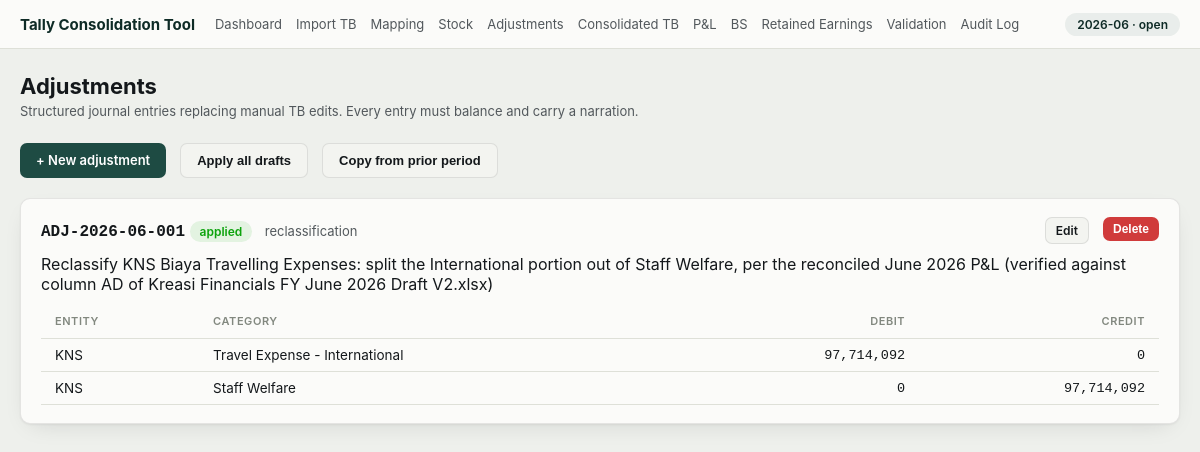
The page /periods/2026-06/adjustments on the database its author committed.
### tables this page shows
CREATE TABLE periods (
    period_id  INTEGER PRIMARY KEY AUTOINCREMENT,
    year       INTEGER NOT NULL,
    month      INTEGER NOT NULL,
    status     TEXT NOT NULL DEFAULT 'open' CHECK (status IN ('open', 'in_review', 'locked')),
    locked_at  TEXT,
    locked_by  TEXT, consolidated_at TEXT, consolidated_through_log_id INTEGER NOT NULL DEFAULT 0,
    UNIQUE (year, month)
);

CREATE TABLE "adjustments" (
    adjustment_id       INTEGER PRIMARY KEY AUTOINCREMENT,
    period_id           INTEGER NOT NULL REFERENCES periods(period_id),
    external_ref        TEXT,
    adjustment_type      TEXT NOT NULL DEFAULT 'other'
                          CHECK (adjustment_type IN ('reclassification', 'accrual', 'provision',
                              'depreciation', 'tax', 'management', 'ic_elimination',
                              'opening_correction', 'inventory_movement', 'other')),
    narration            TEXT NOT NULL,
    created_at           TEXT NOT NULL,
    created_by           TEXT,
    copied_from_period_id INTEGER REFERENCES periods(period_id),
    status               TEXT NOT NULL DEFAULT 'draft' CHECK (status IN ('draft', 'applied')),
    UNIQUE (period_id, external_ref)
);

CREATE TABLE entities (
    entity_id     INTEGER PRIMARY KEY AUTOINCREMENT,
    entity_code   TEXT NOT NULL UNIQUE,
    entity_name   TEXT NOT NULL,
    is_active     INTEGER NOT NULL DEFAULT 1,
    sort_order    INTEGER NOT NULL DEFAULT 0
);

CREATE TABLE group_coa (
    group_account_id   INTEGER PRIMARY KEY AUTOINCREMENT,
    account_code       TEXT NOT NULL UNIQUE,
    account_name       TEXT NOT NULL,
    statement_type     TEXT NOT NULL CHECK (statement_type IN ('PL', 'BS')),
    section            TEXT,
    line_item_order    INTEGER NOT NULL,
    parent_account_id  INTEGER REFERENCES group_coa(group_account_id),
    normal_balance      TEXT CHECK (normal_balance IN ('DR', 'CR')),
    is_header          INTEGER NOT NULL DEFAULT 0
);

CREATE TABLE adjustment_lines (
    line_id           INTEGER PRIMARY KEY AUTOINCREMENT,
    adjustment_id     INTEGER NOT NULL REFERENCES adjustments(adjustment_id),
    entity_id         INTEGER REFERENCES entities(entity_id),
    group_account_id  INTEGER NOT NULL REFERENCES group_coa(group_account_id),
    debit_amount      REAL NOT NULL DEFAULT 0,
    credit_amount     REAL NOT NULL DEFAULT 0,
    line_narration    TEXT
);

### src/web/routes/adjustments.py (the view)
@router.get("/periods/{period_str}/adjustments")
def list_adjustments(request: Request, period_str: str, conn: sqlite3.Connection = Depends(get_db)):
    period = period_repo.get_by_str(conn, period_str)
    if period is None:
        return RedirectResponse(f"/?flash=No such period&flash_kind=error", status_code=303)
    adjustments = []
    for adj in adjustment_repo.list_for_period(conn, period["period_id"]):
        lines = adjustment_repo.get_lines(conn, adj["adjustment_id"])
        total_dr = sum(l["debit_amount"] or 0 for l in lines)
        line_summaries = []
        for l in lines:
            cat = group_coa_repo.get_by_id(conn, l["group_account_id"])
            entity_code = ""
            if l["entity_id"]:
                e = conn.execute("SELECT entity_code FROM entities WHERE entity_id = ?",
                                  (l["entity_id"],)).fetchone()
                entity_code = e["entity_code"] if e else ""
            line_summaries.append({
                "entity": entity_code or "(group)",
                "category": cat["account_name"] if cat else "?",
                "debit": l["debit_amount"], "credit": l["credit_amount"],
            })
        adjustments.append({
            "ref": adj["external_ref"], "type": adj["adjustment_type"], "narration": adj["narration"],
            "status": adj["status"], "total": total_dr, "lines": line_summaries,
        })
    prior = period_repo.get_prior(conn, period["period_id"])
    return templates.TemplateResponse(request, "adjustments_list.html", {
        "request": request, "period_str": period_str, "adjustments": adjustments,
        "period_status": period["status"], "has_prior": prior is not None,
    })

### src/web/templates/adjustments_list.html (shortened to what this page needs)
{% extends "base.html" %}
{% block content %}
<h1>Adjustments</h1>
<p class="subtitle">Structured journal entries replacing manual TB edits. Every entry must balance and carry a narration.</p>
<div class="field-row" style="margin-bottom:20px">
  <a class="btn" href="/periods/{{ period_str }}/adjustments/new">+ New adjustment</a>
  <form method="post" action="/periods/{{ period_str }}/adjustments/apply-all" class="inline">
    <button class="btn btn-secondary" type="submit">Apply all drafts</button>
  </form>
  {% if has_prior %}
  <form method="post" action="/periods/{{ period_str }}/adjustments/copy-prior" class="inline">
    <button class="btn btn-secondary" type="submit">Copy from prior period</button>
  </form>
  {% endif %}
</div>
{% if not adjustments %}
  <p class="empty">No adjustments yet for {{ period_str }}.</p>
{% else %}
  {% for adj in adjustments %}
  <div class="card">
    <div class="field-row" style="justify-content:space-between;align-items:center;margin-bottom:10px">
      <div>
        <strong class="num">{{ adj.ref }}</strong>
        <span class="badge badge-{{ 'applied' if adj.status == 'applied' else 'draft' }}">{{ adj.status }}</span>
        <span class="subtitle" style="display:inline;margin-left:8px">{{ adj.type }}</span>
      </div>
      <div class="field-row">
        {% if period_status != 'locked' %}
        <a class="btn btn-secondary btn-sm" href="/periods/{{ period_str }}/adjustments/{{ adj.ref }}/edit">Edit</a>
        {% endif %}
        <form method="post" action="/periods/{{ period_str }}/adjustments/{{ adj.ref }}/delete"
              onsubmit="return confirm('Delete {{ adj.ref }}?');" class="inline">
          <button class="btn btn-danger btn-sm" type="submit" {{ 'disabled' if period_status == 'locked' }}>Delete</button>
        </form>
      </div>
    </div>
    <p style="margin:0 0 10px">{{ adj.narration }}</p>
    <table>
      <thead><tr><th>Entity</th><th>Category</th><th class="num-col">Debit</th><th class="num-col">Credit</th></tr></thead>
      <tbody>
        {% for l in adj.lines %}
        <tr>
          <td>{{ l.entity }}</td>
          <td>{{ l.category }}</td>
          <td class="num">{{ l.debit | idr }}</td>
          <td class="num">{{ l.credit | idr }}</td>
        </tr>
        {% endfor %}
      </tbody>
    </table>
  </div>
  {% endfor %}
{% endif %}
{% endblock %}

### src/web/templates/base.html (shortened to what this page needs)
<!doctype html>
<html lang="en">
<head>
  <link rel="stylesheet" href="/static/style.css">
</head>
<body>
  <header class="topbar">
    <div class="topbar-inner">
      <a class="brand" href="/">Tally Consolidation Tool</a>
      {% if period_str %}
      <nav class="nav">
        <a href="/?period={{ period_str }}">Dashboard</a>
        <a href="/periods/{{ period_str }}/import">Import TB</a>
        <a href="/periods/{{ period_str }}/mapping">Mapping</a>
        <a href="/periods/{{ period_str }}/stock">Stock</a>
        <a href="/periods/{{ period_str }}/adjustments">Adjustments</a>
        <a href="/periods/{{ period_str }}/consolidated">Consolidated TB</a>
        <a href="/periods/{{ period_str }}/pl">P&amp;L</a>
        <a href="/periods/{{ period_str }}/bs">BS</a>
        <a href="/periods/{{ period_str }}/retained-earnings">Retained Earnings</a>
        <a href="/periods/{{ period_str }}/validation">Validation</a>
        <a href="/periods/{{ period_str }}/audit">Audit Log</a>
      </nav>
      <span class="period-badge">{{ period_str }}{% if period_status %} &middot; {{ period_status }}{% endif %}</span>
      {% endif %}
    </div>
  </header>
  <main class="page">
    {% block content %}{% endblock %}
  </main>
</body>
</html>

### src/web/static/style.css (style rules this page uses)
:root { --page: #EEF0EC; --surface: #FBFBF9; --surface-2: #F3F4F0; --ink: #14181B; --ink-2: #52585C; --muted: #82887F; --line: #DEE0D8; --border: rgba(20,24,27,0.10); --accent: #1E4B43; --accent-ink: #0E2B26; --accent-wash: rgba(30,75,67,0.08); --good: #0ca30c; --good-wash: rgba(12,163,12,0.10); --negative: #d03b3b; --negative-wash: rgba(208,59,59,0.08); --warn: #b8860b; --warn-wash: rgba(184,134,11,0.10); --shadow: 0 1px 2px rgba(20,24,27,0.05), 0 8px 24px -12px rgba(20,24,27,0.18); }
* { box-sizing: border-box; }
body { margin: 0; font-family: -apple-system, BlinkMacSystemFont, "Segoe UI", Roboto, sans-serif; background: var(--page); color: var(--ink); }
.num { font-family: ui-monospace, "SF Mono", "Cascadia Code", Consolas, monospace; font-variant-numeric: tabular-nums; }
.topbar { background: var(--surface); border-bottom: 1px solid var(--line); }
.topbar-inner { max-width: 1200px; margin: 0 auto; padding: 12px 20px; display: flex; align-items: center; gap: 20px; flex-wrap: wrap; }
.brand { font-weight: 700; color: var(--accent-ink); text-decoration: none; font-size: 15px; }
.nav { display: flex; gap: 14px; flex-wrap: wrap; flex: 1; }
.nav a { color: var(--ink-2); text-decoration: none; font-size: 13px; padding: 4px 0; }
.period-badge { font-size: 12px; color: var(--accent-ink); background: var(--accent-wash); border-radius: 999px; padding: 4px 12px; font-weight: 600; white-space: nowrap; }
.page { max-width: 1200px; margin: 0 auto; padding: 24px 20px 60px; }
h1 { font-size: 22px; margin: 0 0 4px; }
.subtitle { color: var(--ink-2); font-size: 13px; margin: 0 0 24px; }
.card { background: var(--surface); border: 1px solid var(--border); border-radius: 10px; padding: 18px 20px; box-shadow: var(--shadow); margin-bottom: 20px; }
table { width: 100%; border-collapse: collapse; font-size: 13.5px; }
th { text-align: left; font-size: 11px; letter-spacing: 0.05em; text-transform: uppercase; color: var(--muted); font-weight: 600; padding: 10px 14px; border-bottom: 1px solid var(--line); }
th.num-col, td.num { text-align: right; }
td { padding: 8px 14px; border-bottom: 1px solid var(--line); }
.badge { display: inline-flex; align-items: center; gap: 5px; font-size: 12px; font-weight: 600; padding: 3px 10px; border-radius: 999px; }
.badge-applied { background: var(--good-wash); color: var(--good); }
.btn { display: inline-block; background: var(--accent); color: #fff; border: none; border-radius: 7px; padding: 9px 16px; font-size: 13px; font-weight: 600; cursor: pointer; text-decoration: none; }
.btn-secondary { background: var(--surface-2); color: var(--ink); border: 1px solid var(--border); }
.btn-danger { background: var(--negative); }
.btn-sm { padding: 5px 10px; font-size: 12px; }
form.inline { display: inline; }
.field-row { display: flex; gap: 14px; flex-wrap: wrap; }

### rows shown on the page
periods: status "open"
adjustments: ref "ADJ-2026-06-001", status "applied", type "reclassification", narration "Reclassify KNS Biaya Travelling Expenses: split the International portion out of Staff Welfare, per the reconciled June 2026 P&L (verified against column AD of Kreasi Financials FY June 2026 Draft V2.xlsx)"
entities: entity "KNS" "KNS"
group_coa: category "Travel Expense - International"
adjustment_lines: debit|idr "97,714,092", credit|idr "0"
group_coa: category "Staff Welfare"
adjustment_lines: debit|idr "0", credit|idr "97,714,092"

### other values the page prints
{{ period_str }} "2026-06"
